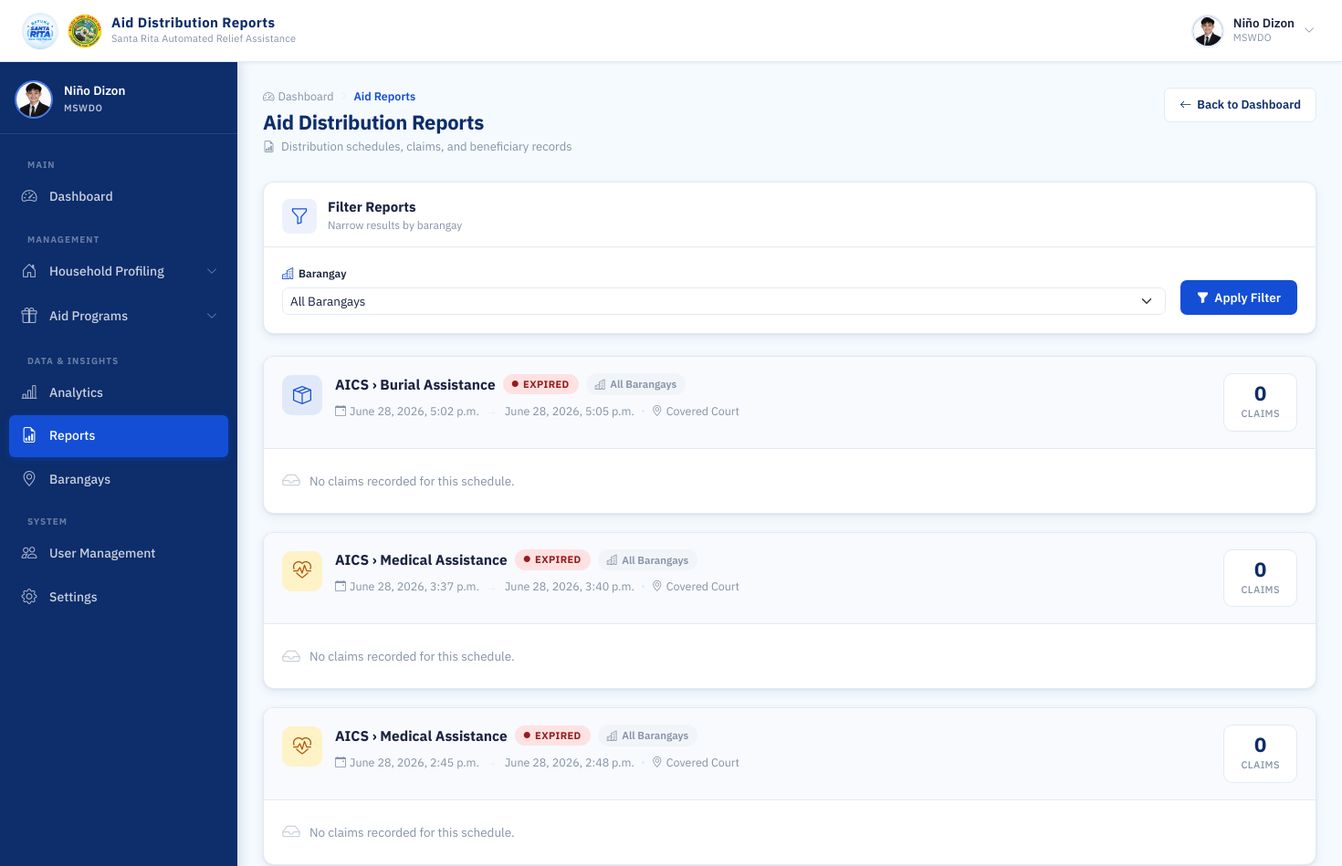
The page /mswdo/reports/ (signed in, upper part) on the database as committed earlier.
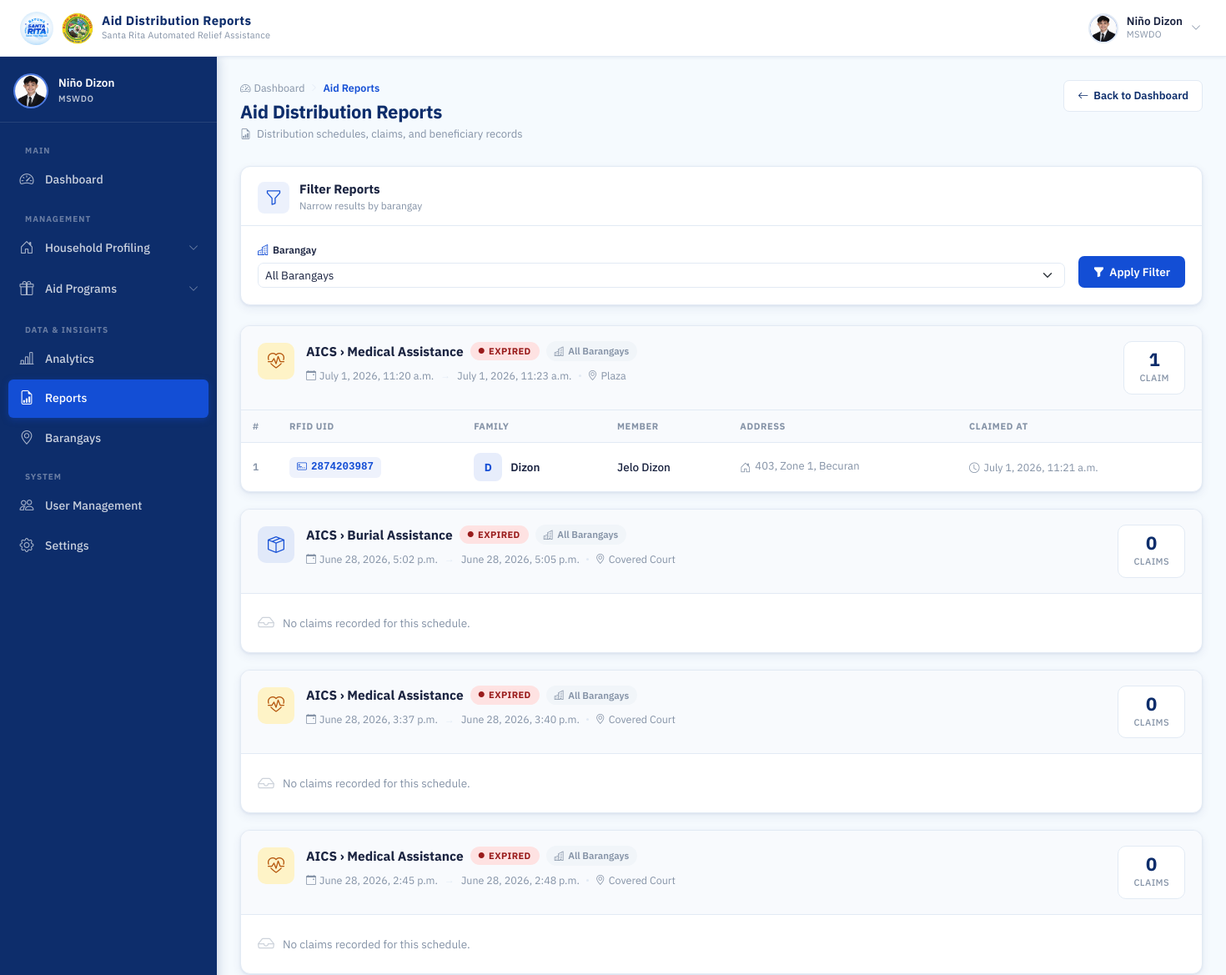
The same page on the database as committed later.
### distribution/models.py (models this page shows, shortened)
class AidSchedule(models.Model):
    assistance = models.ForeignKey(
        Assistance,
        on_delete=models.SET_NULL,
        null=True,
        blank=True,
        related_name='schedules'
    )
    schedule_datetime = models.DateTimeField()
    end_datetime = models.DateTimeField()
    location = models.CharField(max_length=255)
    barangay = models.ForeignKey(
        Barangay,
        on_delete=models.CASCADE,
        null=True,
        blank=True
    )
    is_active = models.BooleanField(default=True)
    created_at = models.DateTimeField(auto_now_add=True)

class AidClaim(models.Model):
    family = models.ForeignKey(Family, on_delete=models.CASCADE)
    family_member = models.ForeignKey(
        FamilyMember,
        on_delete=models.SET_NULL,
        null=True,
        blank=True,
        help_text="Required for individual-based assistance"
    )
    assistance = models.ForeignKey(
        Assistance,
        on_delete=models.SET_NULL,
        null=True,
        blank=True,
        related_name='claims'
    )
    schedule = models.ForeignKey('AidSchedule', on_delete=models.CASCADE, null=True)
    claimed_at = models.DateTimeField(auto_now_add=True)
    created_by = models.ForeignKey(
            settings.AUTH_USER_MODEL,
            on_delete=models.SET_NULL,
            null=True,
            blank=True,
            related_name='processed_claims'
        )

### programs/models.py (models this page shows, shortened)
class Assistance(models.Model):
    BENEFICIARY_TYPE = [
        ('individual', 'Individual'),
        ('family', 'Family'),
    ]
    program = models.ForeignKey(
        Program,
        on_delete=models.CASCADE,
        related_name='assistances'
    )
    aid_category = models.ForeignKey(
        AidCategory,
        on_delete=models.CASCADE,
        related_name='assistances'
    )
    beneficiary_type = models.CharField(
        max_length=20,
        choices=BENEFICIARY_TYPE,
        default='family'
    )
    minimum_age = models.PositiveIntegerField(
        null=True,
        blank=True,
        help_text="Leave blank if no age requirement."
    )
    requires_pwd = models.BooleanField(default=False)
    requires_solo_parent = models.BooleanField(default=False)
    requires_senior_citizen = models.BooleanField(default=False)
    is_active = models.BooleanField(default=True)
    created_at = models.DateTimeField(auto_now_add=True)
    class Meta:
        ordering = ['program', 'aid_category']
        unique_together = ('program', 'aid_category', 'beneficiary_type')

class Program(models.Model):
    name = models.CharField(max_length=100, unique=True)
    description = models.TextField(blank=True, null=True)
    is_active = models.BooleanField(default=True)
    created_at = models.DateTimeField(auto_now_add=True)
    class Meta:
        ordering = ['name']

class AidCategory(models.Model):
    program = models.ForeignKey(
        Program,
        on_delete=models.CASCADE,
        related_name='aid_categories'
    )
    name = models.CharField(max_length=100)
    description = models.TextField(blank=True, null=True)
    is_active = models.BooleanField(default=True)
    class Meta:
        ordering = ['name']
        unique_together = ('program', 'name')

### households/models.py (models this page shows, shortened)
class Family(models.Model):
    household = models.ForeignKey(Household, on_delete=models.CASCADE, related_name='families')
    family_name = models.CharField(max_length=100)
    rfid_uid = models.CharField(
        max_length=50,
        unique=True,
        null=True,
        blank=True
    )
    is_active = models.BooleanField(default=True)

class FamilyMember(models.Model):
    family = models.ForeignKey(
        Family,
        on_delete=models.CASCADE,
        related_name='members'
    )
    first_name = models.CharField(max_length=100)
    middle_name = models.CharField(max_length=100, blank=True, null=True)
    last_name = models.CharField(max_length=100)
    suffix = models.CharField(max_length=20, blank=True, null=True)
    relationship = models.CharField(max_length=20, choices=RELATIONSHIP_CHOICES)
    birthdate = models.DateField(null=True, blank=True)
    birthplace = models.CharField(max_length=150, blank=True, null=True)
    sex = models.CharField(max_length=1, choices=SEX_CHOICES, blank=True, null=True)
    civil_status = models.CharField(max_length=50, choices=CIVIL_STATUS_CHOICES, blank=True, null=True)
    philsys_card_no = models.CharField(max_length=50, blank=True, null=True)
    religion = models.CharField(max_length=100, blank=True, null=True)
    citizenship = models.CharField(max_length=50, default='Filipino', blank=True, null=True)
    occupation = models.CharField(max_length=150, blank=True, null=True)
    contact_number = models.CharField(
        max_length=13,
        blank=True,
        null=True,
        validators=[
            RegexValidator(
                regex=r'^(09|\+639)\d{9}$',
                message="Phone number must be entered in the format: '09XXXXXXXXX' or '+639XXXXXXXXX'."
            )
        ]
    )
    email = models.EmailField(blank=True, null=True)
    monthly_income = models.DecimalField(max_digits=10, decimal_places=2, default=0)
    educational_attainment = models.CharField(max_length=50, choices=EDUCATIONAL_ATTAINMENT_CHOICES, blank=True, null=True)
    education_status = models.CharField(max_length=50, choices=EDUCATION_STATUS_CHOICES, blank=True, null=True)
    is_pwd = models.BooleanField(default=False)
    is_solo_parent = models.BooleanField(default=False)
    is_senior_citizen = models.BooleanField(default=False)
    is_indigenous = models.BooleanField(default=False)
    is_out_of_school_youth = models.BooleanField(default=False)
    is_out_of_school_children = models.BooleanField(default=False)
    profile_image = models.ImageField(upload_to=resident_profile_image_path, blank=True, null=True)

class Household(models.Model):
    barangay = models.ForeignKey(Barangay, on_delete=models.CASCADE, related_name='households')
    zone = models.ForeignKey(Zone, on_delete=models.CASCADE, related_name='households')
    LAND_USE_CHOICES = (
        ('RESIDENTIAL', 'Residential'),
        ('AGRICULTURAL', 'Agricultural'),
        ('COMMERCIAL', 'Commercial'),
        ('INDUSTRIAL', 'Industrial'),
        ('INSTITUTIONAL', 'Institutional'),
        ('FISHING', 'Fishing'),
    )
    HAZARD_CHOICES = (
        ('NONE', 'No Hazard'),
        ('FLOOD', 'Flood'),
        ('LANDSLIDE', 'Landslide'),
        ('FIRE', 'Fire'),
        ('EARTHQUAKE', 'Earthquake/Fault'),
        ('RIVERBANK_EROSION', 'Riverbank Erosion'),
        ('OTHER', 'Other'),
    )
    house_number = models.CharField(max_length=50)
    land_use = models.CharField(max_length=20, choices=LAND_USE_CHOICES)
    hazard_exposure = models.CharField(max_length=20, choices=HAZARD_CHOICES)
    flood_depth = models.CharField(max_length=50, blank=True)
    flood_frequency = models.CharField(max_length=50, blank=True)
    hazard_other_description = models.CharField(max_length=255, blank=True)
    accessibility = models.CharField(max_length=255, blank=True)
    location_notes = models.CharField(max_length=255, blank=True)
    latitude = models.DecimalField(max_digits=9, decimal_places=6, null=True, blank=True)
    longitude = models.DecimalField(max_digits=9, decimal_places=6, null=True, blank=True)
    @property
    def address(self):
        return f"{self.house_number}, {self.zone.name}, {self.barangay.name}"

class Zone(models.Model):
    barangay = models.ForeignKey(Barangay, on_delete=models.CASCADE, related_name='zones')
    name = models.CharField(max_length=50)

### accounts/models.py (models this page shows, shortened)
class Barangay(models.Model):
    name = models.CharField(max_length=100, unique=True)

### reports/views.py (the view)
# urls.py: path('mswdo/reports/', views.aid_reports, name='aid_reports'),
@login_required
@session_protected
@mswdo_or_staff_required
def aid_reports(request):
    selected_barangay = request.GET.get('barangay')
    schedules = AidSchedule.objects.select_related(
    'assistance', 'assistance__program', 'assistance__aid_category', 'barangay'
        ).all().order_by('-schedule_datetime')
    if selected_barangay:
        schedules = schedules.filter(barangay_id=selected_barangay)
    for sched in schedules:
        sched.claims = AidClaim.objects.filter(
            schedule=sched          #filter by schedule directly
        ).select_related(
            'family',
            'family_member',
            'family__household',
            'family__household__barangay',
            'assistance',
            'assistance__aid_category',
        )
    barangays = Barangay.objects.all()
    return render(request, 'reports/aid_reports.html', {
        'schedules': schedules,
        'barangays': barangays,
        'selected_barangay': selected_barangay,
        'now': timezone.now(),
    })

### accounts/context_processors.py (called while the page is built)
def auth_required(request):
    return {
        'requires_auth': request.user.is_authenticated
    }

### reports/templates/reports/aid_reports.html (shortened to what the changed rows need)
{% extends 'base.html' %}
{% load static %}
{% block css %}
<link rel="stylesheet" href="{% static 'css/mswdo_dashboard.css' %}">
<link rel="stylesheet" href="{% static 'css/barangay_accounts.css' %}">
<link rel="stylesheet" href="{% static 'css/aid_reports.css' %}">
{% endblock %}
{% block content %}
<div class="dash-page-header">
  <div>
    <h1 class="dash-page-title">Aid Distribution Reports</h1>
  </div>
</div>
<div class="dash-panel rpt-filter-panel">
  <div class="dash-panel__header">
    <div class="dash-panel__header-left">
      <div>
        <h2 class="dash-panel__title">Filter Reports</h2>
      </div>
    </div>
  </div>
</div>
{% if schedules %}
  {% for sched in schedules %}
  <div class="rpt-card">
    <div class="rpt-card__header">
      <div class="rpt-card__header-left">
        <div class="rpt-card__type-icon rpt-card__type-icon--{% if sched.assistance.beneficiary_type == 'family' %}blue{% else %}amber{% endif %}">
          {% if sched.assistance.beneficiary_type == 'family' %}
            <i class="bi bi-box-seam"></i>
          {% else %}
            <i class="bi bi-heart-pulse"></i>
          {% endif %}
        </div>
        <div class="rpt-card__header-info">
          <div class="rpt-card__title-row">
            <h3 class="rpt-card__aid-type">
              {% if sched.assistance %}
                {{ sched.assistance.program.name }} › {{ sched.assistance.aid_category.name }}
              {% else %}
                N/A
              {% endif %}
            </h3>
            {% if sched.end_datetime < now %}
              <span class="rpt-status rpt-status--expired">
                <i class="bi bi-circle-fill"></i> Expired
              </span>
            {% else %}
              <span class="rpt-status rpt-status--active">
                <i class="bi bi-circle-fill"></i> Active
              </span>
            {% endif %}
            {% if sched.barangay %}
              <span class="rpt-scope rpt-scope--specific">
                <i class="bi bi-buildings"></i> {{ sched.barangay }}
              </span>
            {% else %}
              <span class="rpt-scope rpt-scope--all">
                <i class="bi bi-buildings"></i> All Barangays
              </span>
            {% endif %}
          </div>
          <div class="rpt-card__meta">
            <span>
              <i class="bi bi-calendar-event"></i>
              {{ sched.schedule_datetime }}
            </span>
            <span class="rpt-card__meta-sep">→</span>
            <span>{{ sched.end_datetime }}</span>
            <span class="rpt-card__meta-dot"></span>
            <span>
              <i class="bi bi-geo-alt"></i> {{ sched.location }}
            </span>
          </div>
        </div>
      </div>
      <div class="rpt-card__claims-count">
        <span class="rpt-card__claims-val">{{ sched.claims|length }}</span>
        <span class="rpt-card__claims-label">Claim{{ sched.claims|length|pluralize }}</span>
      </div>
    </div>
    <div class="rpt-card__body">
      {% if sched.claims %}
        <div class="table-responsive">
          <table class="rpt-table">
            <thead>
              <tr>
                <th class="rpt-th">#</th>
                <th class="rpt-th">RFID UID</th>
                <th class="rpt-th">Family</th>
                <th class="rpt-th">Member</th>
                <th class="rpt-th">Address</th>
                <th class="rpt-th">Claimed At</th>
              </tr>
            </thead>
            <tbody>
              {% for c in sched.claims %}
              <tr class="rpt-row">
                <td class="rpt-td rpt-td--num">{{ forloop.counter }}</td>
                <td class="rpt-td">
                  <span class="rpt-rfid">
                    <i class="bi bi-credit-card-2-front"></i>
                    {{ c.family.rfid_uid }}
                  </span>
                </td>
                <td class="rpt-td">
                  <div class="acct-barangay-cell">
                    <div class="acct-avatar">{{ c.family.family_name|first|upper }}</div>
                    <span class="acct-barangay-name">{{ c.family.family_name }}</span>
                  </div>
                </td>
                <td class="rpt-td">
                  {% if c.family_member %}
                    <span class="rpt-member">
                      {{ c.family_member.first_name }} {{ c.family_member.last_name }}
                    </span>
                  {% else %}
                    <span class="rpt-member rpt-member--all">
                      <i class="bi bi-people"></i> All Members
                    </span>
                  {% endif %}
                </td>
                <td class="rpt-td rpt-td--address">
                  <span class="rpt-address">
                    <i class="bi bi-house-door"></i>
                    {{ c.family.household.address }}
                  </span>
                </td>
                <td class="rpt-td">
                  <span class="rpt-timestamp">
                    <i class="bi bi-clock"></i>
                    {{ c.claimed_at }}
                  </span>
                </td>
              </tr>
              {% endfor %}
            </tbody>
          </table>
        </div>
      {% else %}
        <div class="rpt-no-claims">
          <i class="bi bi-inbox"></i>
          <p>No claims recorded for this schedule.</p>
        </div>
      {% endif %}
    </div>
  </div>
  {% endfor %}
{% endif %}
{% endblock %}

Rows that differ between the two databases and show on the page:
added AidSchedule: assistance.program.name "AICS", assistance.aid_category.name "Medical Assistance", shows "EXPIRED", shows "All Barangays", schedule_datetime "July 1, 2026, 11:20 a.m.", end_datetime "July 1, 2026, 11:23 a.m.", location "Plaza", claims|length "1"
added AidClaim: family.rfid_uid "2874203987", family.family_name|first "D", family.family_name "Dizon", family_member.first_name "Jelo", family_member.last_name "Dizon", family.household.address "403, Zone 1, Becuran", claimed_at "July 1, 2026, 11:21 a.m."
